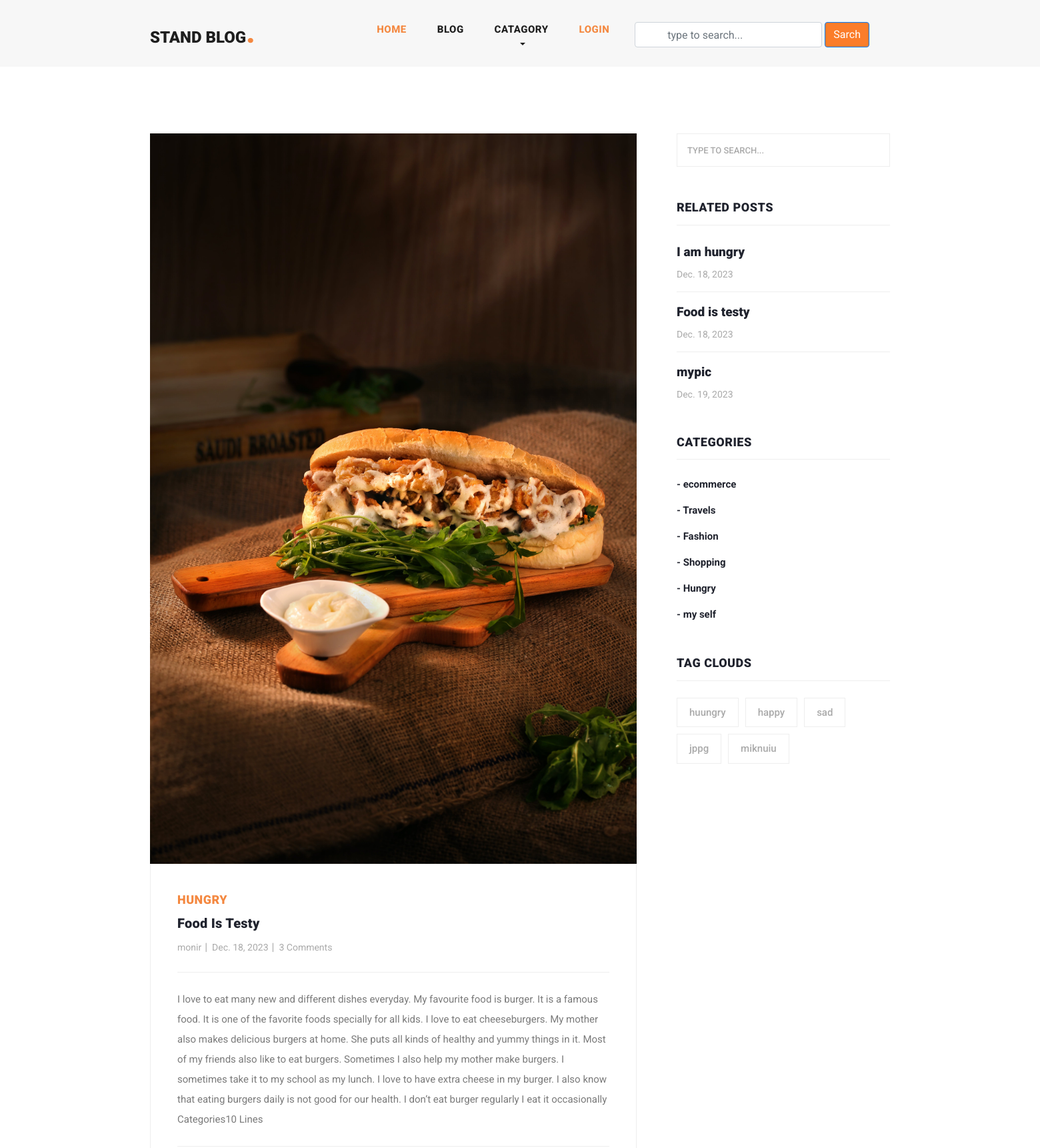
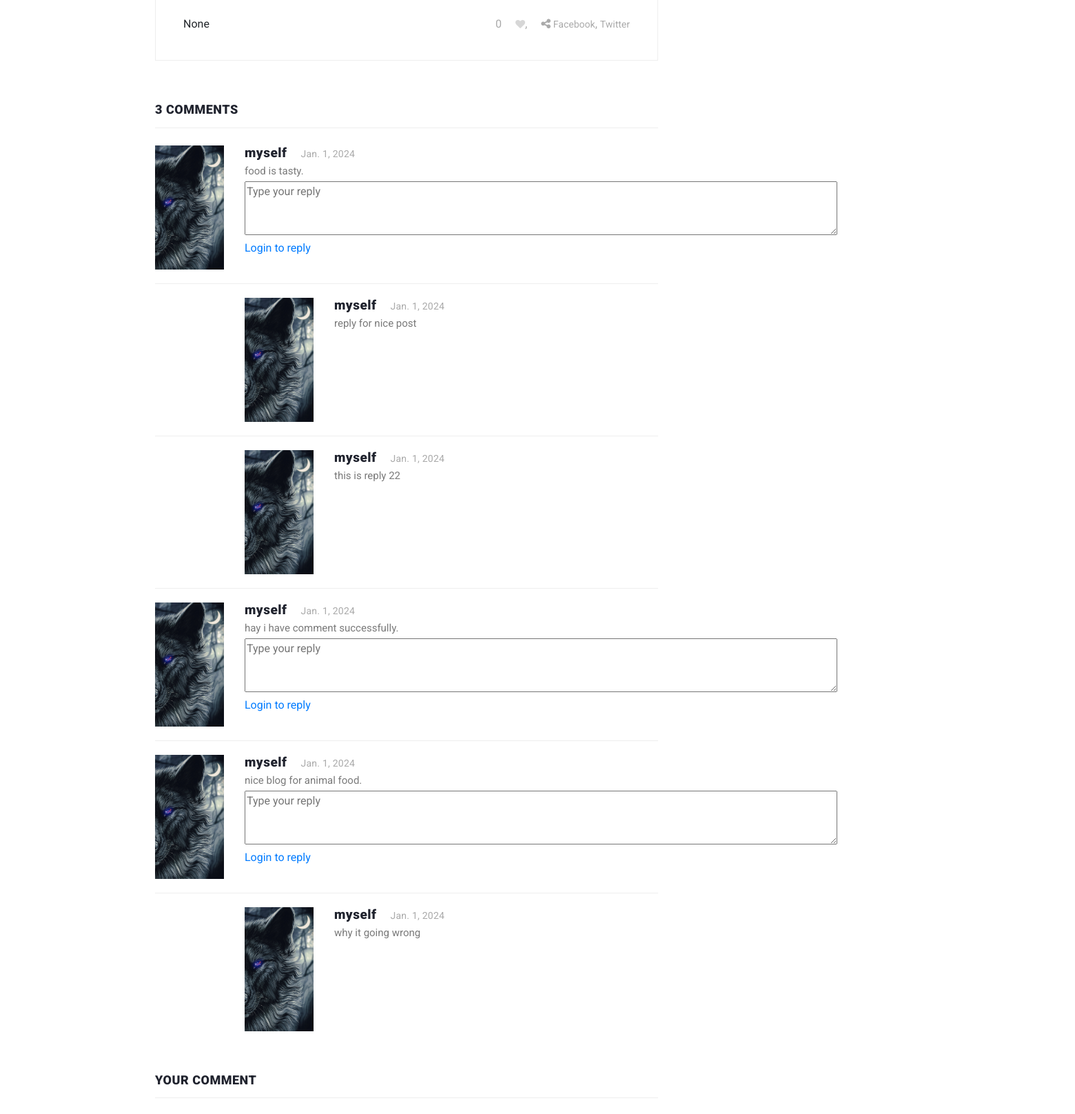
/blog_detail/food-is-testy/ (upper part), run on the app's committed database (2 pictures, top to bottom).
### blog/models.py (models this page shows, shortened)
class Blog(models.Model):
    user=models.ForeignKey(User,related_name='user_blog',on_delete=models.CASCADE)
    catagory=models.ForeignKey(Catagory,
                               related_name='catagory_blog',
                               on_delete=models.CASCADE)
    tags=models.ManyToManyField(Tag,related_name='tag_blog',
                                blank=True)
    likes=models.ManyToManyField(User,
                                        related_name='user_likes',blank=True)
    titel=models.CharField(max_length=250)
    slug=models.SlugField(null=True,blank=True)
    banner=models.ImageField(upload_to='blog_banner')
    description=models.TextField()
    created_date=models.DateField(auto_now_add=True)

class Catagory(models.Model):
    titel=models.CharField(max_length=250,unique=True)
    slug=models.SlugField(null=True,blank=True)
    created_date=models.DateField(auto_now_add=True)

class Comment(models.Model):
    user=models.ForeignKey(User,related_name='user_comment', on_delete=models.CASCADE)
    blog=models.ForeignKey(Blog,related_name='blog_comment',on_delete=models.CASCADE)
    text=models.TextField()
    created_date=models.DateField(auto_now_add=True)

class Replay(models.Model):
    user=models.ForeignKey(User,
                           related_name='blog_replay', on_delete=models.CASCADE)
    comment=models.ForeignKey(Comment,related_name='blog_comment_replay',
                              on_delete=models.CASCADE)
    text=models.TextField()
    created_date=models.DateField(auto_now_add=True)

class Tag(models.Model):
    titel=models.CharField(max_length=250,unique=True)
    slug=models.SlugField(null=True,blank=True)
    created_date=models.DateField(auto_now_add=True)

### user_profile/models.py (models this page shows, shortened)
class User(AbstractUser):
    email=models.EmailField(max_length=200,unique=True,error_messages= {"unique":"email must be unique"})
    profile_image=models.ImageField(null=True,blank=True,upload_to='progile_img')
    REQUIRED_FIELDS=['email']
    objects=Mycustommannager()
    def get_profile_picture(self):
        url=""
        try:
            url=self.profile_image.url
        except:
            url=""
        return url

### blog/views.py (the view, shortened to what this page needs)
# urls.py: path('blog_detail/<str:slug>/',views.blog_details,name='blog_details'),
def blog_details(request,slug):
    bloger=get_object_or_404(Blog,slug=slug )
    tags=Tag.objects.order_by('created_date')[:5]
    catagory=Catagory.objects.get(id=bloger.catagory.id)
    related_catagory=catagory.catagory_blog.all()
    like_by=request.user in bloger.likes.all()
    form=Comment_form()
    context={
        "blog":bloger,
        "tag":tags,
        "recatagory":related_catagory,
        "form":form,
        "like_by":like_by,
    }
    return render(request,'blog_details.html',context)

### blog/form.py
class Comment_form(forms.Form):
    text=forms.CharField(widget=forms.Textarea,required=True)

### blog/context_processors.py (called while the page is built)
def common_context(request):
    catagorys=Catagory.objects.all()
    context={
        "catagory" : catagorys,
    }
    return context

### templates/blog_details.html (shortened to what this page needs)
{% extends "base.html" %}
{% load static %}
{% block content %}
<section class="blog-posts grid-system">
  <div class="container">
    <div class="row">
      <div class="col-lg-8">
        <div class="all-blog-posts">
          <div class="row">
            <div class="col-lg-12">
              <div class="blog-post">
                <div class="blog-thumb">
                  <img src="{{blog.banner.url}}" alt="#">
                </div>
                <div class="down-content">
                  <span>{{blog.catagory.titel}}</span>
                  <a href="javascript:void(0);"><h4>{{blog.titel}}</h4></a>
                  <ul class="post-info">
                    <li><a href="javascript:void(0);">{{blog.user.username}}</a></li>
                    <li><a href="javascript:void(0);">{{blog.created_date}}</a></li>
                    <li><a href="javascript:void(0);">{{blog.blog_comment.all.count}} Comments</a></li>
                  </ul>
                  <p>{{blog.description}}</p>
                  <div class="post-options">
                    <div class="row">
                      <div class="col-6">
                        <ul class="post-tags">
                          {% if blog.tags.all.count > 0 %}
                          {% for tag in blog.tags.all %}
                          <li><i class="fa fa-tags"></i></li>
                          <li><a href="javascript:void(0)">{{tag.titel}}</a>,</li>
                          {% endfor %}
                          {% else %}
                           None
                          {% endif%}
                        </ul>
                      </div>
                      {% if request.user.is_authenticated %}
                      <div class="col-6">
                        <ul class="post-share">
                          <li id="like-count">{{blog.likes.count}}</li>
                          {% if like_by %}
                          <li class="pl-3 pr-3"><a href="javascript:void(0);"><i id="like-icon" data-blog="{{blog.id}}" class="fa fa-heart"></i></a>,</li>
                          {% else %}
                          <li class="pl-3 pr-3"><a href="javascript:void(0);"><i id="like-icon" data-blog="{{blog.id}}" class="fa fa-heart empty-heart"></i></a>,</li>
                          {% endif %}
                          <li><i class="fa fa-share-alt"></i></li>
                          <li><a href="javascript:void(0);">Facebook</a>,</li>
                          <li><a href="javascript:void(0);"> Twitter</a></li>
                        </ul>
                      </div>
                      {% else %}
                      <div class="col-6">
                        <ul class="post-share">
                          <li id="like-count">{{blog.likes.count}}</li>
                          {% if like_by %}
                          <li class="pl-3 pr-3"><a href="{% url 'login' %}"><i class="fa fa-heart "></i></a>,</li>
                          {% else %}
                          <li class="pl-3 pr-3"><a href="{% url 'login' %}"><i class="fa fa-heart empty-heart"></i></a>,</li>
                          {% endif %}
                          <li><i class="fa fa-share-alt"></i></li>
                          <li><a href="javascripts:void(0);">Facebook</a>,</li>
                          <li><a href="javascripts:void(0);"> Twitter</a></li>
                        </ul>
                      </div>
                      {% endif %}
                    </div>
                  </div>
                </div>
              </div>
            </div>
            <div class="col-lg-12">
              <div class="sidebar-item comments">
                <div class="sidebar-heading">
                  <h2>{{blog.blog_comment.count}} comments</h2>
                </div>
                <div class="content">
                  <ul class="d-flex flex-column">
                    {% for comment in blog.blog_comment.all%}
                    <li>
                      <div class="author-thumb">
                        <img src="{{comment.user.get_profile_picture}}" alt="#">
                      </div>
                      <div class="right-content">
                        <h4>{{comment.user.username}}<span>{{comment.created_date}}</span></h4>
                        <p>{{comment.text}}.</p>
                        <form id="comment" action="{% url 'add_reply' blog.id comment.id %}" method="POST">
                          <div class="row">
                            <div class="col-lg-12">
                              <fieldset>
                                <textarea name="text" rows="3" cols="100" id="message" placeholder="Type your reply" required=""></textarea>
                              </fieldset>
                            </div>
                            <div class="col-lg-12">
                              <fieldset>
                                {% if request.user.is_authenticated %}
                                <button type="submit" id="form-submit" class="main-button">Replay</button>
                                {% else %}
                                <a href="{% url 'login' %}">Login to reply</a>
                                {% endif %}
                              </fieldset>
                            </div>
                          </div>
                        </form>
                      </div>
                    </li>
                    {% for reply in comment.blog_comment_replay.all  %}
                    <li class="replied">
                      <div class="author-thumb">
                        <img src="{{reply.user.get_profile_picture}}" alt="#">
                      </div>
                      <div class="right-content">
                        <h4>{{reply.user.username}}<span>{{reply.created_date}}</span></h4>
                        <p>{{reply.text}}</p>
                      </div>
                    </li>
                    {% endfor %}
                    {% endfor %}
                  </ul>
                </div>
              </div>
            </div>
            <div class="col-lg-12">
              <div class="sidebar-item submit-comment">
                <div class="sidebar-heading">
                  <h2>Your comment</h2>
                </div>
              </div>
            </div>
          </div>
        </div>
      </div>
      <div class="col-lg-4">
        <div class="sidebar">
          <div class="row">
            <div class="col-lg-12">
              <div class="sidebar-item search">
                <form id="search_form" name="gs" method="GET" action="#">
                  <input type="text" name="q" class="searchText" placeholder="type to search..." autocomplete="on">
                </form>
              </div>
            </div>
            <div class="col-lg-12">
              <div class="sidebar-item recent-posts">
                <div class="sidebar-heading">
                  <h2>Related  Posts</h2>
                </div>
                <div class="content">
                  <ul>
                    {% for blog in recatagory%}
                    <li><a href="{% url 'blog_details' blog.slug %}">
                      <h5>{{blog.titel}}</h5>
                      <span>{{blog.created_date}}</span>
                    </a></li>
                    {% endfor%}
                  </ul>
                </div>
              </div>
            </div>
            <div class="col-lg-12">
              <div class="sidebar-item categories">
                <div class="sidebar-heading">
                  <h2>Categories</h2>
                </div>
                <div class="content">
                  <ul>
                    {% for catagorys in catagory %}
                    <li><a href="{% url 'catagory_blog' catagorys.slug %}">- {{catagorys.titel}} </a></li>
                    {% endfor %}
                  </ul>
                </div>
              </div>
            </div>
            <div class="col-lg-12">
              <div class="sidebar-item tags">
                <div class="sidebar-heading">
                  <h2>Tag Clouds</h2>
                </div>
                <div class="content">
                  <ul>
                    <ul>
                      {% for tags in tag %}
                      <li><a href="{% url "tag-blog" tags.slug %}">{{ tags.titel }}</a></li>
                      {% endfor %}
                    </ul>
                  </ul>
                </div>
              </div>
            </div>
          </div>
        </div>
      </div>
    </div>
  </div>
</section>
{% endblock content %}

### templates/base.html (shortened to what this page needs)
<!DOCTYPE html>
<html lang="en">
    <head>
        {% load static %}
        <link href="{% static 'vendor/bootstrap/css/bootstrap.min.css' %}" rel="stylesheet">
        <link rel="stylesheet" href="{% static 'css/fontawesome.css' %}">
        <link rel="stylesheet" href="{% static 'css/templatemo-stand-blog.css' %}">
        <link rel="stylesheet" href="{% static 'css/owl.css' %}">
        <link rel="stylesheet" href="{% static 'css/main.css' %}">
      </head>
<body>
    {% include "header.html" %}
    {% block content %}{% endblock content %}
</body>
</html>

### templates/header.html (shortened to what this page needs)
{% load static %}
 <header class="">
    <nav class="navbar navbar-expand-lg">
      <div class="container">
        <a class="navbar-brand" href="index.html"><h2>Stand Blog<em>.</em></h2></a>
        <div class="collapse navbar-collapse" id="navbarResponsive">
          <ul class="navbar-nav ml-auto">
            <li class="nav-item active">
              <a class="nav-link" href="{% url 'home' %}">Home
              </a>
            </li>
            <li class="nav-item">
              <a class="nav-link" href="{% url 'blog' %}">Blog </a>
            </li>
            <li class="nav-item dropdown">
              <a class="nav-link dropdown-toggle" href="#" id="navbarDropdown" role="button" data-toggle="dropdown" aria-haspopup="true" aria-expanded="false">
                Catagory
              </a>
            </li>
            {% if request.user.is_authenticated %}
            <li class="nav-item dropdown">
              <a class="nav-link dropdown-toggle" href="#" id="navbarDropdown" role="button" data-toggle="dropdown" aria-haspopup="true" aria-expanded="false">
                {{request.user.username}}
              </a>
              <div class="dropdown-menu" aria-labelledby="navbarDropdown">
                <a class="dropdown-item" href="{% url 'profile'%}">MY Profile</a>
                <a class="dropdown-item" href="">Notifations</a>
                <a class="dropdown-item" href="{% url 'logout' %}">Logout</a>
              </div>
            </li>
            {% else %}
            <li class="nav-item active">
              <a class="nav-link" href="{% url 'login' %}">Login</a>
            </li>
            {% endif %}
            <div class="col-lg-12">
              <div class="sidebar-item search">
                <form  class="form-inline d-flex flex-nowrap my-2 ml-auto sarch-form" method="GET" action="{% url 'sarch_blog' %}">
                  <input type="text" name="sarch" class="form-control px-5" placeholder="type to search..." >
                  <button class="btn btn-primary ml-1 "> Sarch </button>
                </form>
              </div>
            </div>
          </ul>
        </div>
      </div>
    </nav>
  </header>

### templates/footer.html (shortened to what this page needs)
{% load static %}

### templates/scripts.html (shortened to what this page needs)
{% load static %}

### assets/css/main.css (style rules this page uses)
.fa-heart { color: red !important; }
.empty-heart { color: #cdcdcdcd !important; }
.btn-primary { background-color: #fb7d2a!important; }

### data on the page
Blog: banner (picture), catagory.titel "HUNGRY", titel "Food Is Testy", user.username "monir", created_date "Dec. 18, 2023", blog_comment.all.count "3", description "I love to eat many new and different dishes everyday. My favourite food is burger. It is a famous food. It is one of the favorite foods specially for all kids. I love to eat cheeseburgers. My mother also makes delicious burgers at home. She puts all kinds of healthy and yummy things in it. Most of my friends also like to eat burgers. Sometimes I also help my mother make burgers. I sometimes take it to my school as my lunch. I love to have extra cheese in my burger. I also know that eating burgers daily is not good for our health. I don’t eat burger regularly I eat it occasionally Categories10 Lines", likes.count "0", blog_comment.count "3", titel "Food is testy"
Comment: user.get_profile_picture (picture), user.username "myself", created_date "Jan. 1, 2024", text "food is tasty"
Replay: user.get_profile_picture (picture), user.username "myself", created_date "Jan. 1, 2024", text "reply for nice post"
Replay: user.get_profile_picture (picture), user.username "myself", created_date "Jan. 1, 2024", text "this is reply 22"
Comment: user.get_profile_picture (picture), user.username "myself", created_date "Jan. 1, 2024", text "hay i have comment successfully"
Comment: user.get_profile_picture (picture), user.username "myself", created_date "Jan. 1, 2024", text "nice blog for animal food"
Replay: user.get_profile_picture (picture), user.username "myself", created_date "Jan. 1, 2024", text "why it going wrong"
Blog: titel "I am hungry", created_date "Dec. 18, 2023"
Blog: titel "mypic", created_date "Dec. 19, 2023"
Catagory: titel "ecommerce"
Catagory: titel "Travels"
Catagory: titel "Fashion"
Catagory: titel "Shopping"
Catagory: titel "Hungry"
Catagory: titel "my self"
Tag: titel "huungry"
Tag: titel "happy"
Tag: titel "sad"
Tag: titel "jppg"
Tag: titel "miknuiu"
